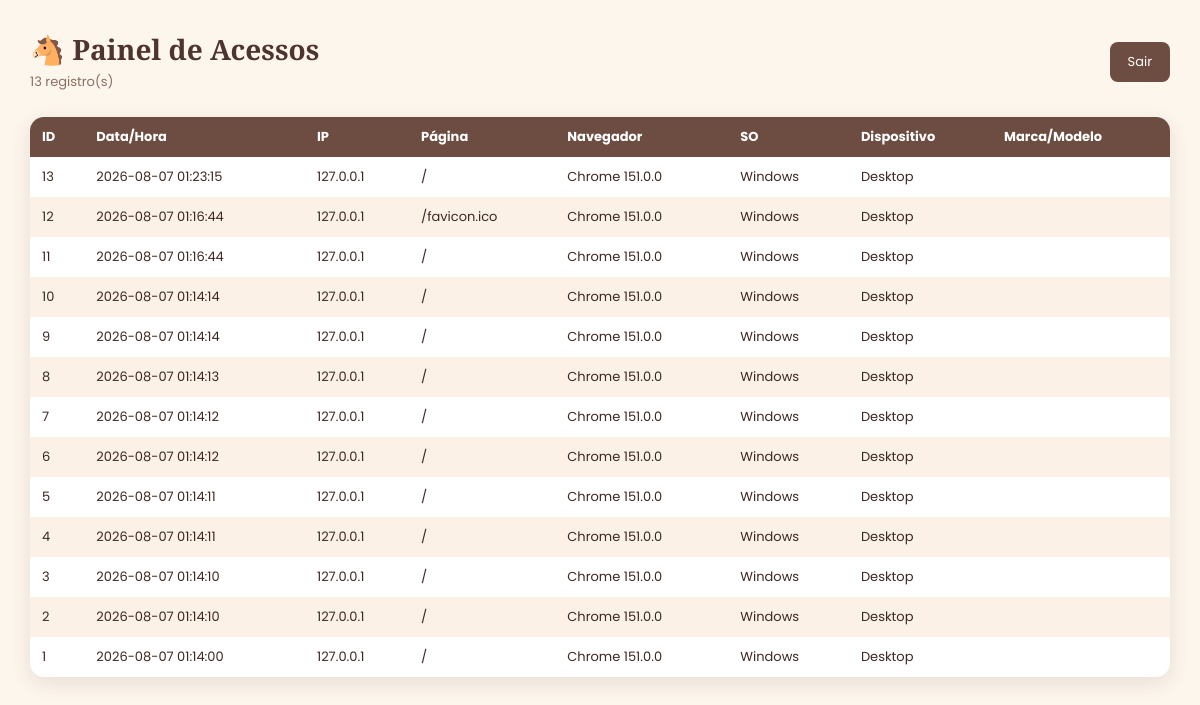
/admin (signed in), run on the app's committed database.
### tables this page shows
CREATE TABLE acessos (
            id INTEGER PRIMARY KEY AUTOINCREMENT,
            data_hora TEXT NOT NULL,
            ip TEXT,
            navegador TEXT,
            versao_navegador TEXT,
            sistema_operacional TEXT,
            tipo_dispositivo TEXT,
            marca_dispositivo TEXT,
            modelo_dispositivo TEXT,
            pagina_visitada TEXT,
            user_agent_bruto TEXT
        );

### app.py (the view)
@app.route("/admin")
@login_obrigatorio
def admin_painel():
    registros = consultar.listar_todos()
    return render_template("admin_painel.html", registros=registros)

### app.py (called while the page is built)
@app.before_request
def registrar_visita():
    if request.path.startswith(ROTAS_IGNORADAS):
        return
    ip = request.remote_addr
    user_agent = request.headers.get("User-Agent", "")
    registrar_acesso(ip, user_agent, pagina_visitada=request.path)

def login_obrigatorio(funcao):
    @wraps(funcao)
    def verificar(*args, **kwargs):
        if not session.get("logado"):
            return redirect(url_for("admin_login"))
        return funcao(*args, **kwargs)
    return verificar

### consultar.py (called while the page is built)
def listar_todos():
    conexao = conectar()
    cursor = conexao.cursor()
    cursor.execute("SELECT * FROM acessos ORDER BY id DESC")
    linhas = cursor.fetchall()
    conexao.close()
    return linhas

### database.py (called while the page is built)
def conectar():
    conexao = sqlite3.connect(NOME_BANCO)
    return conexao

### templates/admin_painel.html (shortened to what this page needs)
<!DOCTYPE html>
<html lang="pt-br">
<head>
</head>
<body>
  <div class="topo">
    <div>
      <h1>🐴 Painel de Acessos</h1>
      <span>{{ registros|length }} registro(s)</span>
    </div>
    <a class="sair" href="{{ url_for('admin_logout') }}">Sair</a>
  </div>
  <div class="card-tabela">
    {% if registros %}
    <table>
      <thead>
        <tr>
          <th>ID</th><th>Data/Hora</th><th>IP</th><th>Página</th>
          <th>Navegador</th><th>SO</th><th>Dispositivo</th><th>Marca/Modelo</th>
        </tr>
      </thead>
      <tbody>
        {% for r in registros %}
        <tr>
          <td>{{ r[0] }}</td>
          <td>{{ r[1] }}</td>
          <td>{{ r[2] }}</td>
          <td>{{ r[9] }}</td>
          <td>{{ r[3] }} {{ r[4] }}</td>
          <td>{{ r[5] }}</td>
          <td>{{ r[6] }}</td>
          <td>{{ r[7] }} {{ r[8] }}</td>
        </tr>
        {% endfor %}
      </tbody>
    </table>
    {% else %}
      <div class="vazio">Nenhum acesso registrado ainda.</div>
    {% endif %}
  </div>
</body>
</html>

### templates/admin_painel.html (style rules this page uses)
* { box-sizing: border-box; }
body { margin: 0; font-family: 'Poppins', sans-serif; background: #fdf6ec; color: #3e2723; padding: 30px; }
.topo { display: flex; justify-content: space-between; align-items: center; margin-bottom: 24px; }
.topo h1 { font-family: 'Playfair Display', serif; font-size: 28px; margin: 0; color: #4e342e; }
.topo span { color: #8d6e63; font-size: 13px; }
.sair { background: #6d4c41; color: #fff; text-decoration: none; padding: 10px 18px; border-radius: 8px; font-size: 13px; }
.card-tabela { background: #fff; border-radius: 14px; overflow: hidden; box-shadow: 0 6px 20px rgba(78,52,46,0.12); }
table { width: 100%; border-collapse: collapse; font-size: 13px; }
thead { background: #6d4c41; color: #fff; }
th, td { padding: 10px 12px; text-align: left; }
tbody tr:nth-child(even) { background: #fbf1e6; }

### data on the page
acessos: id "13", data_hora "2026-08-07 01:23:15", ip "127.0.0.1", pagina_visitada "/", navegador "Chrome", versao_navegador "151.0.0", sistema_operacional "Windows", tipo_dispositivo "Desktop"
acessos: id "12", data_hora "2026-08-07 01:16:44", ip "127.0.0.1", pagina_visitada "/favicon.ico", navegador "Chrome", versao_navegador "151.0.0", sistema_operacional "Windows", tipo_dispositivo "Desktop"
acessos: id "11", data_hora "2026-08-07 01:16:44", ip "127.0.0.1", pagina_visitada "/", navegador "Chrome", versao_navegador "151.0.0", sistema_operacional "Windows", tipo_dispositivo "Desktop"
acessos: id "10", data_hora "2026-08-07 01:14:14", ip "127.0.0.1", pagina_visitada "/", navegador "Chrome", versao_navegador "151.0.0", sistema_operacional "Windows", tipo_dispositivo "Desktop"
acessos: id "9", data_hora "2026-08-07 01:14:14", ip "127.0.0.1", pagina_visitada "/", navegador "Chrome", versao_navegador "151.0.0", sistema_operacional "Windows", tipo_dispositivo "Desktop"
acessos: id "8", data_hora "2026-08-07 01:14:13", ip "127.0.0.1", pagina_visitada "/", navegador "Chrome", versao_navegador "151.0.0", sistema_operacional "Windows", tipo_dispositivo "Desktop"
acessos: id "7", data_hora "2026-08-07 01:14:12", ip "127.0.0.1", pagina_visitada "/", navegador "Chrome", versao_navegador "151.0.0", sistema_operacional "Windows", tipo_dispositivo "Desktop"
acessos: id "6", data_hora "2026-08-07 01:14:12", ip "127.0.0.1", pagina_visitada "/", navegador "Chrome", versao_navegador "151.0.0", sistema_operacional "Windows", tipo_dispositivo "Desktop"
acessos: id "5", data_hora "2026-08-07 01:14:11", ip "127.0.0.1", pagina_visitada "/", navegador "Chrome", versao_navegador "151.0.0", sistema_operacional "Windows", tipo_dispositivo "Desktop"
acessos: id "4", data_hora "2026-08-07 01:14:11", ip "127.0.0.1", pagina_visitada "/", navegador "Chrome", versao_navegador "151.0.0", sistema_operacional "Windows", tipo_dispositivo "Desktop"
acessos: id "3", data_hora "2026-08-07 01:14:10", ip "127.0.0.1", pagina_visitada "/", navegador "Chrome", versao_navegador "151.0.0", sistema_operacional "Windows", tipo_dispositivo "Desktop"
acessos: id "2", data_hora "2026-08-07 01:14:10", ip "127.0.0.1", pagina_visitada "/", navegador "Chrome", versao_navegador "151.0.0", sistema_operacional "Windows", tipo_dispositivo "Desktop"
acessos: id "1", data_hora "2026-08-07 01:14:00", ip "127.0.0.1", pagina_visitada "/", navegador "Chrome", versao_navegador "151.0.0", sistema_operacional "Windows", tipo_dispositivo "Desktop"

### other printed values
{{ registros|length }} "13"
